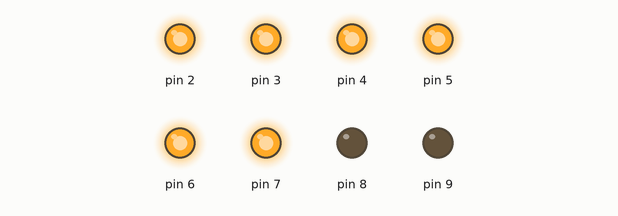
Simulated run of this sketch. Board: Arduino Uno, built with avr-gcc and run on an emulated ATmega328P. On the bench: output pins drawn as LEDs (lit = HIGH).

Above: at 0.1 s.
Timing chart, 0 to 1.6 s (numbered marks = the images above):
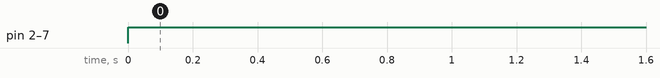

Measured:
- by itself, pin 2–7: LOW → HIGH at 0.00 s

The sketch:

7segm_without_registr_.ino
```cpp
byte digits[10] = {
  0b00111111, // 0
  0b00001100, // 1
  0b01011011, // 2
  0b01011110, // 3
  0b01101100, // 4
  0b01110110, // 5
  0b01110111, // 6
  0b00011100, // 7
  0b01111111, // 8
  0b01111110, // 9
};
byte curNum = 0;
void setup() {
  for(int i = 2; i<= 9; i++){
    pinMode(i, OUTPUT);
  }

}

void loop() {
  for(int i = 2; i <= 8; i++){
    digitalWrite(i, bitRead(digits[curNum], i - 2));
  }
  //delay(1000);
}
```
